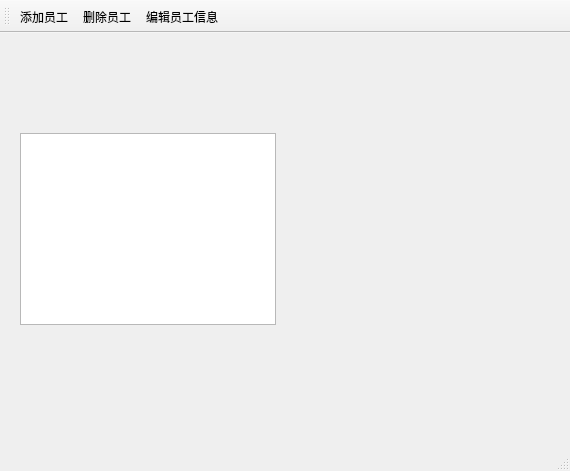
<?xml version="1.0" encoding="UTF-8"?>
<ui version="4.0">
 <class>MainWindow</class>
 <widget class="QMainWindow" name="MainWindow">
  <property name="geometry">
   <rect>
    <x>0</x>
    <y>0</y>
    <width>570</width>
    <height>471</height>
   </rect>
  </property>
  <property name="windowTitle">
   <string>员工管理</string>
  </property>
  <widget class="QWidget" name="centralwidget">
   <widget class="QTableWidget" name="tableWidget">
    <property name="geometry">
     <rect>
      <x>20</x>
      <y>100</y>
      <width>256</width>
      <height>192</height>
     </rect>
    </property>
   </widget>
  </widget>
  <widget class="QMenuBar" name="menubar">
   <property name="geometry">
    <rect>
     <x>0</x>
     <y>0</y>
     <width>570</width>
     <height>26</height>
    </rect>
   </property>
  </widget>
  <widget class="QStatusBar" name="statusbar"/>
  <widget class="QToolBar" name="toolBar">
   <property name="windowTitle">
    <string>toolBar</string>
   </property>
   <attribute name="toolBarArea">
    <enum>TopToolBarArea</enum>
   </attribute>
   <attribute name="toolBarBreak">
    <bool>false</bool>
   </attribute>
   <addaction name="insertEmpAction"/>
   <addaction name="deleteAction"/>
   <addaction name="editAction"/>
  </widget>
  <action name="insertEmpAction">
   <property name="text">
    <string>添加员工</string>
   </property>
  </action>
  <action name="deleteAction">
   <property name="text">
    <string>删除员工</string>
   </property>
  </action>
  <action name="editAction">
   <property name="text">
    <string>编辑员工信息</string>
   </property>
  </action>
 </widget>
 <resources/>
 <connections/>
</ui>
